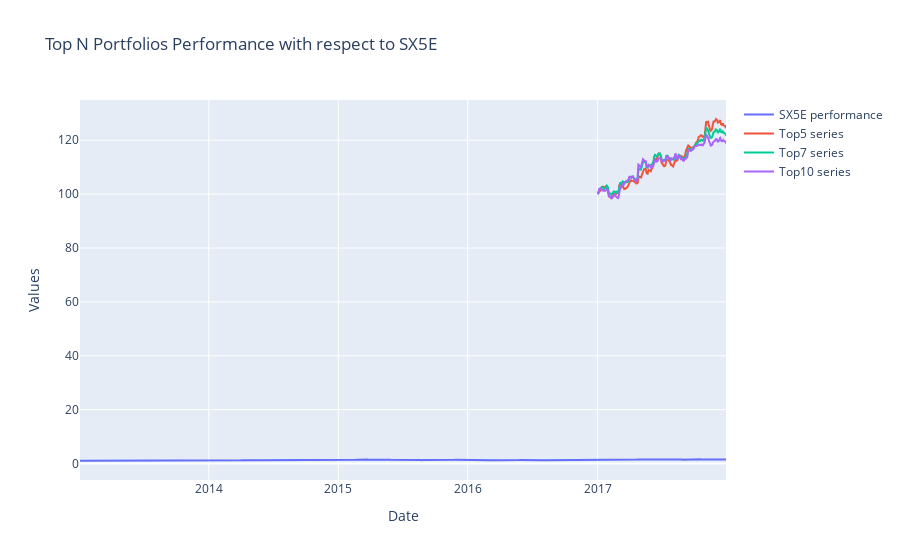

The code cell stored with this chart in its notebook:
### Code cell
plot_portfolios(portfolio_series, index_ret=index_returns)

### Figure 1 — Plotly figure (JSON) as saved in the notebook; plotly's stock layout.template omitted (floating-point values rounded to 4 significant figures; data arrays with more than 128 entries replaced by an {"elided": "..."} marker saying what was removed)
{"data": [{"mode": "lines", "name": "SX5E performance", "type": "scatter", "x": {"elided": "1271 str values"}, "y": {"elided": "1271 float values"}}, {"mode": "lines", "name": "Top5 series", "type": "scatter", "x": {"elided": "254 str values"}, "y": {"elided": "254 float values"}}, {"mode": "lines", "name": "Top7 series", "type": "scatter", "x": {"elided": "254 str values"}, "y": {"elided": "254 float values"}}, {"mode": "lines", "name": "Top10 series", "type": "scatter", "x": {"elided": "254 str values"}, "y": {"elided": "254 float values"}}], "layout": {"title": {"text": "Top N Portfolios Performance with respect to SX5E"}, "xaxis": {"title": {"text": "Date"}}, "yaxis": {"title": {"text": "Values"}}}}
